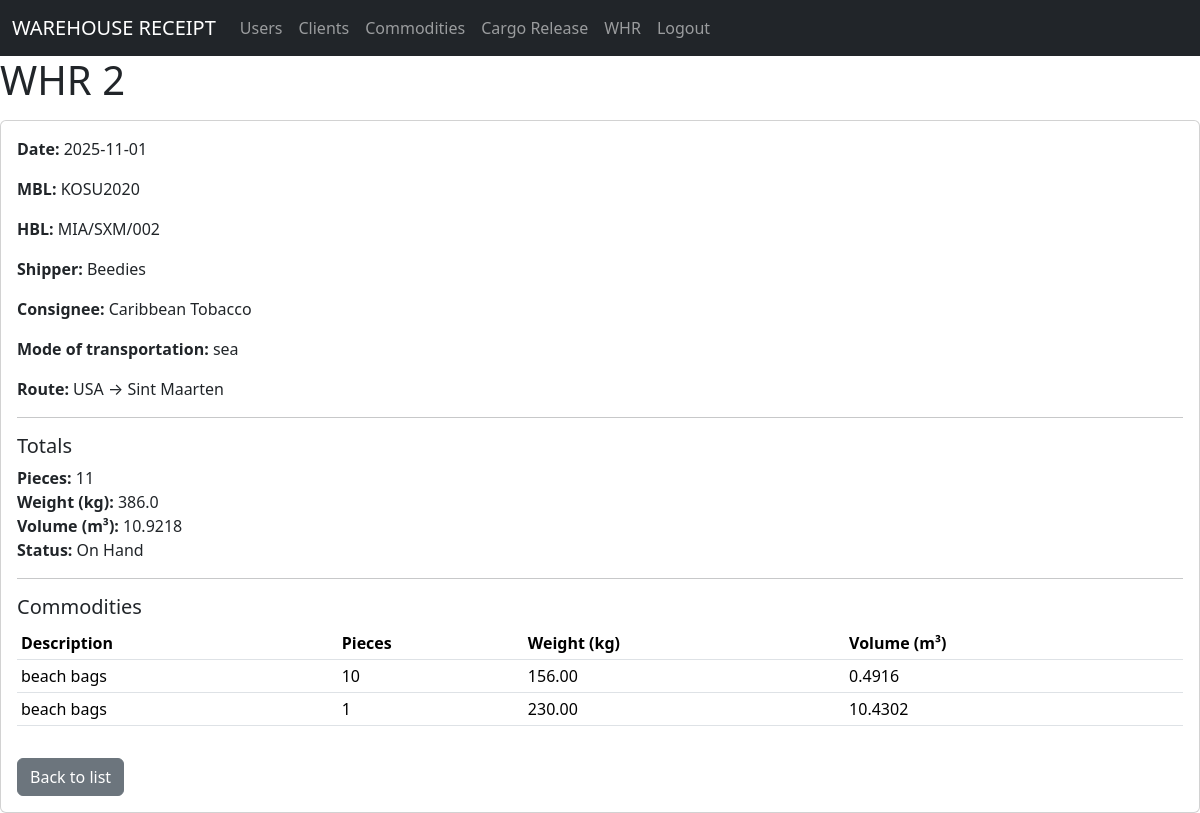
The app's page /whr/view/2 (signed in) with its own data.
### models/whr_model.py (models this page shows, shortened)
class WHR(db.Model):
    __tablename__ = "whrs"
    id          = db.Column(db.Integer, primary_key=True)
    whr_number  = db.Column(db.String(50), nullable=False, unique=True)
    date        = db.Column(db.Date, nullable=False)
    mbl         = db.Column(db.String(50))
    hbl         = db.Column(db.String(50))
    shipper_id   = db.Column(db.Integer, db.ForeignKey('clients.id'), nullable=False)
    consignee_id = db.Column(db.Integer, db.ForeignKey('clients.id'), nullable=False)
    shipper   = db.relationship('Client', foreign_keys=[shipper_id])
    consignee = db.relationship('Client', foreign_keys=[consignee_id])
    mode_of_transportation = db.Column(db.String(50), nullable=False)
    origin      = db.Column(db.String(100), nullable=False)
    destination = db.Column(db.String(100), nullable=False)
    commodities = db.relationship(
        "Commodity",
        back_populates="whr",
        cascade="all, delete-orphan"
    )
    @property
    def total_pieces(self):
        from models.commodity_model import Commodity
        return sum(
            c.pieces
            for c in self.commodities
            if c.status == Commodity.STATUS_ON_HAND
        )
    @property
    def total_weight(self):
        from models.commodity_model import Commodity
        return sum(
            float(c.weight)
            for c in self.commodities
            if c.status == Commodity.STATUS_ON_HAND
        )
    @property
    def total_volume(self):
        from models.commodity_model import Commodity
        return sum(
            float(c.volume)
            for c in self.commodities
            if c.status == Commodity.STATUS_ON_HAND
        )
    @property
    def status(self):
        from models.commodity_model import Commodity
        if not self.commodities:
            return "No Cargo"
        all_on_hand = all(c.status == Commodity.STATUS_ON_HAND for c in self.commodities)
        all_released = all(c.status == Commodity.STATUS_RELEASED for c in self.commodities)
        if all_on_hand:
            return "On Hand"
        if all_released:
            return "Released"
        return "Partial"
    @staticmethod
    def get_by_id(id):
        return WHR.query.get(id)
    def delete(self):
        db.session.delete(self)
        db.session.commit()

### models/client_model.py (models this page shows, shortened)
class Client(db.Model):
    __tablename__="clients"
    id=db.Column(db.Integer, primary_key=True)
    name=db.Column(db.String(80),nullable=False)
    email=db.Column(db.String(100),nullable=False)
    address=db.Column(db.String(100),nullable=False)
    phone=db.Column(db.String(20),nullable=False)

### models/commodity_model.py (models this page shows, shortened)
class Commodity(db.Model):
    __tablename__ = "commodities"
    STATUS_ON_HAND   = 0
    STATUS_RELEASED  = 1
    id           = db.Column(db.Integer, primary_key=True)
    description  = db.Column(db.String(120), nullable=False)
    package_type = db.Column(db.String(120), nullable=False)
    pieces       = db.Column(db.Integer, nullable=False)
    length       = db.Column(db.Float(11, 2), nullable=False)
    width        = db.Column(db.Float(11, 2), nullable=False)
    height       = db.Column(db.Float(11, 2), nullable=False)
    unit         = db.Column(db.String(20), nullable=False)         # unidad de las dimensiones
    weight       = db.Column(db.Float(11, 2), nullable=False)       # siempre en kg
    weight_unit  = db.Column(db.String(5), nullable=False, default="kg")  # 'kg' o 'lb'
    volume       = db.Column(db.Float(11, 4), nullable=False)       # siempre en m³
    volume_unit  = db.Column(db.String(5), nullable=False, default="m3")  # 'm3','cm3','ft3','in3'
    status       = db.Column(db.Integer, nullable=False, default=STATUS_ON_HAND)
    whr_id = db.Column(db.Integer, db.ForeignKey('whrs.id'), nullable=True)
    whr    = db.relationship('WHR', back_populates='commodities')

### controllers/whr_controller.py (the view)
@whr_bp.route("/view/<int:id>")
@login_required
def view(id):
    whr = WHR.get_by_id(id)
    if not whr:
        abort(404)
    return whr_view.view(whr)

### run.py (called while the page is built)
@app.context_processor
def inject_active_path():
    def is_active(path):
        return 'active' if request.path == path else ''
    return dict(
        is_active=is_active,
        logged_in=('user_id' in session),
        current_user=session.get('username')
    )

### views/whr_view.py (called while the page is built)
def view(whr):
    return render_template('whr/view.html', whr=whr)

### templates/whr/view.html (shortened to what this page needs)
{% extends 'base.html' %}
{% block content %}
<h1>WHR {{ whr.whr_number }}</h1>
<div class="card mt-3">
  <div class="card-body">
    <p><strong>Date:</strong> {{ whr.date }}</p>
    <p><strong>MBL:</strong> {{ whr.mbl }}</p>
    <p><strong>HBL:</strong> {{ whr.hbl }}</p>
    <p><strong>Shipper:</strong> {{ whr.shipper.name }}</p>
    <p><strong>Consignee:</strong> {{ whr.consignee.name }}</p>
    <p><strong>Mode of transportation:</strong> {{ whr.mode_of_transportation }}</p>
    <p><strong>Route:</strong> {{ whr.origin }} → {{ whr.destination }}</p>
    <hr>
    <h5>Totals</h5>
    <p>
      <strong>Pieces:</strong> {{ whr.total_pieces }}<br>
      <strong>Weight (kg):</strong> {{ whr.total_weight | round(2) }}<br>
      <strong>Volume (m³):</strong> {{ whr.total_volume | round(4) }}<br>
      <strong>Status:</strong> {{ whr.status }}
    </p>
    <hr>
    <h5>Commodities</h5>
    {% if whr.commodities %}
      <table class="table table-sm">
        <thead>
          <tr>
            <th>Description</th>
            <th>Pieces</th>
            <th>Weight (kg)</th>
            <th>Volume (m³)</th>
          </tr>
        </thead>
        <tbody>
          {% for c in whr.commodities %}
          <tr>
            <td>{{ c.description }}</td>
            <td>{{ c.pieces }}</td>
            <td>{{ c.weight | round(2) }}</td>
            <td>{{ c.volume | round(4) }}</td>
          </tr>
          {% endfor %}
        </tbody>
      </table>
    {% else %}
      <p>No commodities added.</p>
    {% endif %}
    <a href="{{ url_for('whr.index') }}" class="btn btn-secondary mt-3">
      Back to list
    </a>
  </div>
</div>
{% endblock %}

### records on screen
WHR: whr_number "2", date "2025-11-01", mbl "KOSU2020", hbl "MIA/SXM/002", mode_of_transportation "sea", origin "USA", destination "Sint Maarten"
Client: shipper.name "Beedies"
Client: consignee.name "Caribbean Tobacco"
Commodity: total_pieces "11", total_weight "386.0", total_volume "10.9218", status "On Hand", description "beach bags", pieces "10", weight "156.00", volume "0.4916"
Commodity: description "beach bags", pieces "1", weight "230.00", volume "10.4302"
